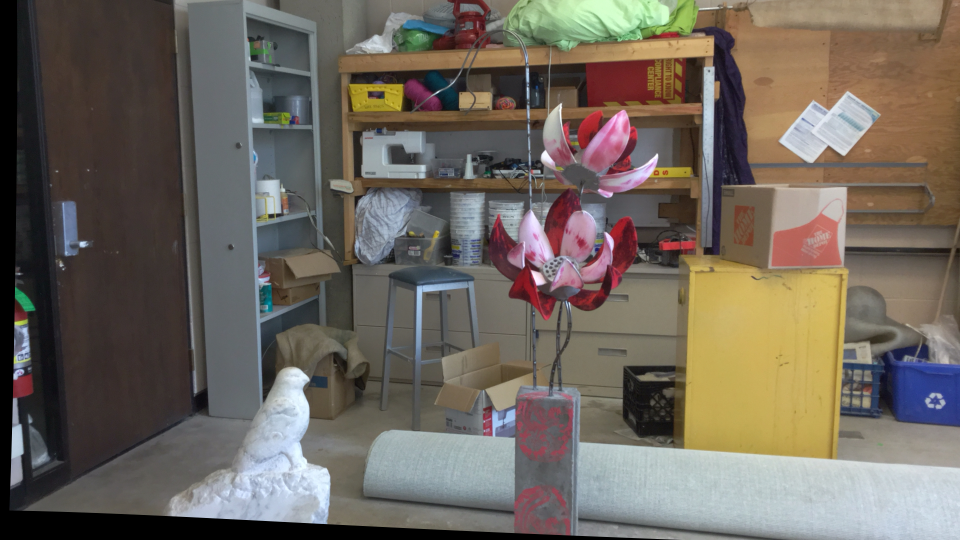
//> input picture images/im0.png, 1920 x 1080 px (shown at 1/2 size)
$ ./BM   (built with g++ and OpenCV 4)
//> lines starting //> are read from the running program, lines starting //| are printed output that depends on the picture
#include <iostream>
#include <algorithm>
// 核心库，包含一些cv常量
#include <opencv2/core.hpp>
// 标定重建工具箱
#include <opencv2/calib3d.hpp>
// 图像处理库
#include <opencv2/imgproc.hpp>
// 读写图片相关库
#include <opencv2/imgcodecs.hpp>
// 图像GUI
#include <opencv2/highgui.hpp>

int windowSize = 8;
int preFilterCap = 32;
// int blockSize = 2 * windowSize - 1;
int minDisparity = 0; // 最小视差，默认值为0
int numDisparities = 240; // 最大视差值与最小视差值之差，必须是16的整数倍
int textureThreshold = 1000; // 低纹理区域判断阈值，保证有足够的纹理以克服噪声
int uniquenessRatio = 1; // 视差唯一性百分比
int speckleWindowSize = 100; // 检查视差连通区域变化度的窗口大小, 值为0时取消 speckle 检查
int speckleRange = 32; // 视差变化阈值，当窗口内视差变化大于阈值时，该窗口内的视差清零
int disp12MaxDiff = 1;

void getDisparity(const cv::Mat& imageLeft, const cv::Mat& imageRight, cv::Mat& disparity, cv::Mat& colorMap) {
    cv::Ptr<cv::StereoBM> bm = cv::StereoBM::create();
    bm->setPreFilterCap(preFilterCap); // 预处理滤波器的判断阈值
    bm->setBlockSize(2 * windowSize - 1); // SAD窗口大小
    // bm->setROI1();
    bm->setMinDisparity(minDisparity); // 最小视差，默认值为0
    bm->setNumDisparities(numDisparities); // 最大视差值与最小视差值之差，必须是16的整数倍
    bm->setTextureThreshold(textureThreshold); // 低纹理区域判断阈值，保证有足够的纹理以克服噪声
    bm->setUniquenessRatio(uniquenessRatio); // 视差唯一性百分比
    bm->setSpeckleWindowSize(speckleWindowSize); // 检查视差连通区域变化度的窗口大小, 值为0时取消 speckle 检查
    bm->setSpeckleRange(speckleRange); // 视差变化阈值，当窗口内视差变化大于阈值时，该窗口内的视差清零
    bm->setDisp12MaxDiff(disp12MaxDiff); //左视差图（直接计算得出）和右视差图（通过cvValidateDisparity计算得出）,之间的最大容许差异，默认为-1

    bm->compute(imageLeft, imageRight, disparity);
    cv::Mat disparityGray, disparityRGB;
    // 转换图像的存储格式（深度） 除以16转化为真实视差
    disparity.convertTo(disparityGray, CV_32F, 1.0 / 16);
    // 转化为8U类型
    cv::Mat disp8U = cv::Mat(disparity.rows, disparity.cols, CV_8UC1);
    // 归一化
    cv::normalize(disparity, disp8U, 0, 255, cv::NORM_MINMAX, CV_8UC1);
    // 伪彩色图
    // cv::Mat colorMap;
    cv::applyColorMap(disp8U, colorMap, cv::COLORMAP_JET);
}

static void onChange(int pos, void* data) {
    std::vector<cv::Mat> images = *((std::vector<cv::Mat>*)data);
    cv::Mat disparity, colorMap;
    getDisparity(images[0], images[1], disparity, colorMap);
    cv::imshow("disparity", colorMap);
}

int main(int argc, char const *argv[])
{
    // 采用灰度图模式读取原始图
    int colorMode = cv::IMREAD_GRAYSCALE;
    cv::Mat imageLeft = cv::imread("../images/im0.png", colorMode);
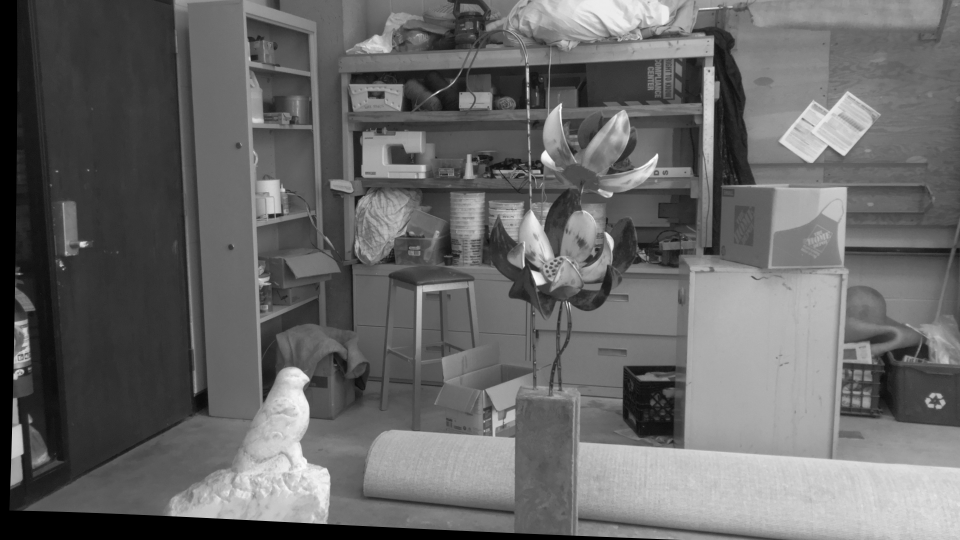
//> imageLeft: 1080 rows x 1920 cols, CV_8UC1 (shown at 1/2 size); min 0, max 255, mean 103.4
    cv::Mat imageRight = cv::imread("../images/im1.png", colorMode);
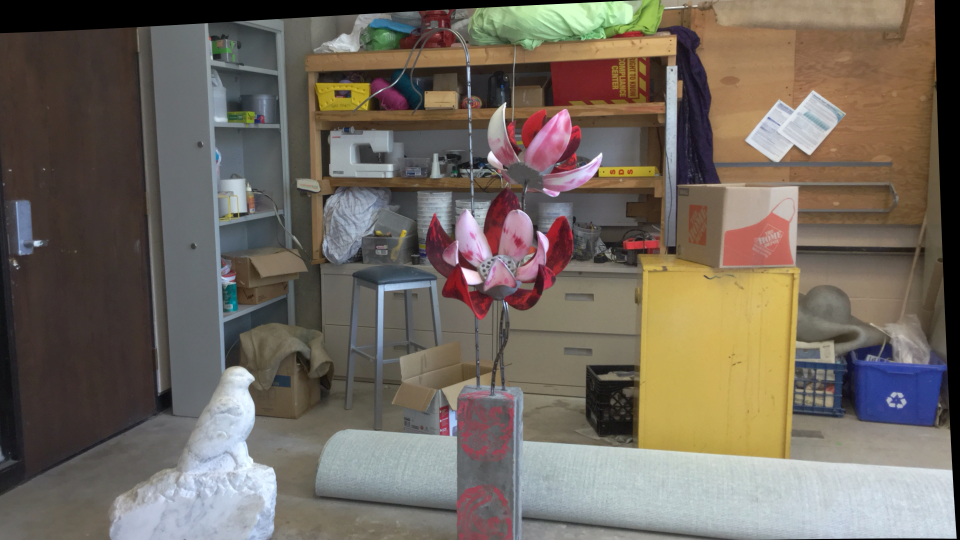
//> input picture images/im1.png, 1920 x 1080 px (shown at 1/2 size)
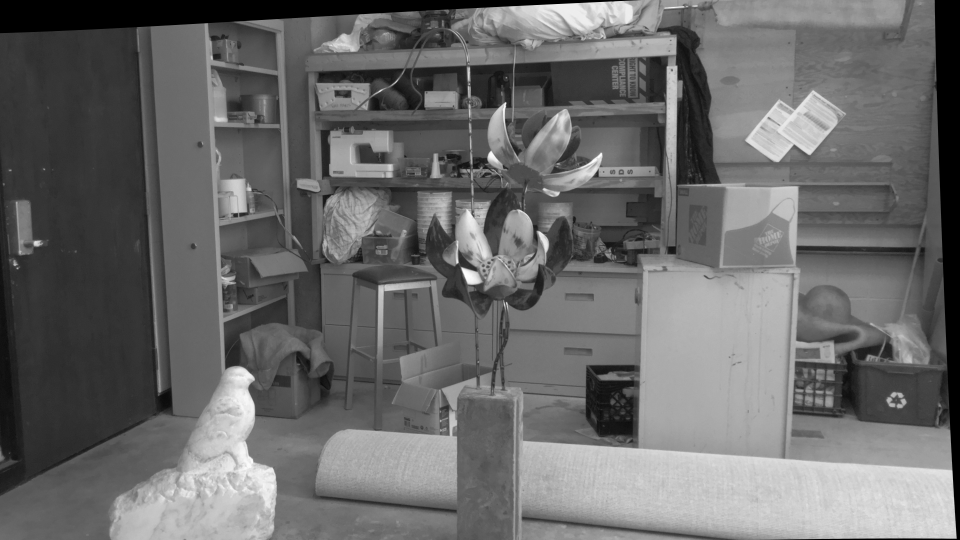
//> imageRight: 1080 rows x 1920 cols, CV_8UC1 (shown at 1/2 size); min 0, max 255, mean 105.7
    // std::cout << imageLeft.type() << std::endl;
    cv::Mat disparity, colorMap;

    // 根据初始参数获取视差图并保存
    getDisparity(imageLeft, imageRight, disparity, colorMap);
//> in getDisparity, `bm->compute(imageLeft, imageRight, disparity);`:
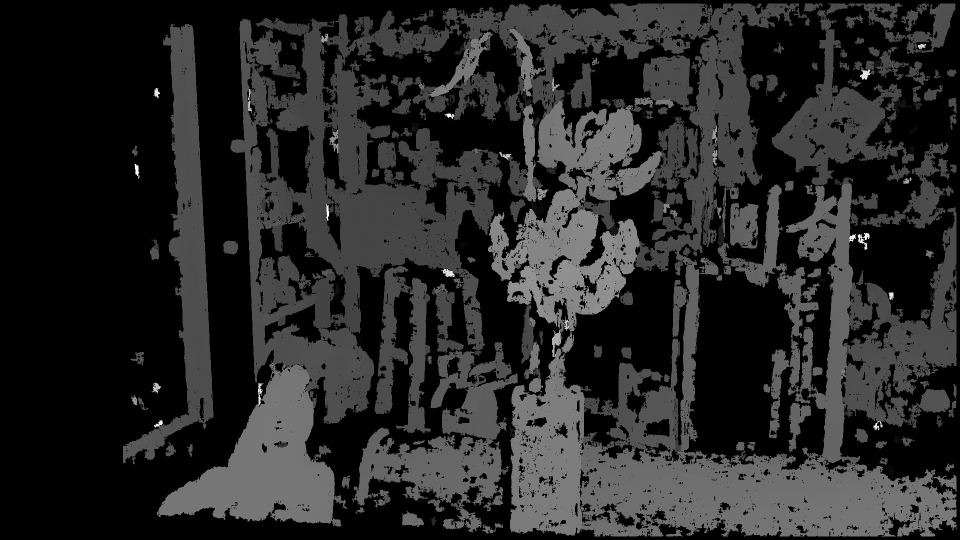
//> disparity: 1080 rows x 1920 cols, CV_16SC1 (shown at 1/2 size); min -16, max 3824, mean 588.1; drawn with min black and max white
//> in getDisparity, `cv::applyColorMap(disp8U, colorMap, cv::COLORMAP_JET);`:
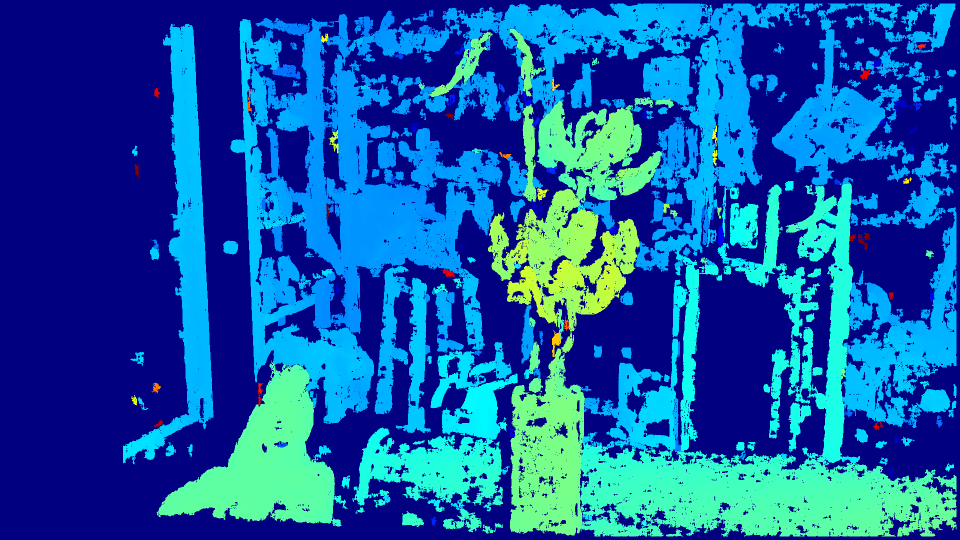
//> colorMap: 1080 rows x 1920 cols, CV_8UC3 (shown at 1/2 size); mean B, G, R 167.4, 89.5, 15.3
    // std::cout << disparity << std::endl;
    cv::imwrite("../images/output/BM.png", colorMap);
    cv::namedWindow("disparity", cv::WINDOW_NORMAL);
    cv::resizeWindow("disparity", 960, 540);
    cv::imshow("disparity", colorMap);

    // 利用滑动条修改参数
    std::vector<cv::Mat> images;
    images.push_back(imageLeft);
    images.push_back(imageRight);
    cv::namedWindow("Track Bar");
    cv::createTrackbar("preFilterCap", "Track Bar", &preFilterCap, 63, onChange, &images);
    cv::createTrackbar("blockSize", "Track Bar", &windowSize, 50, onChange, &images);
    // cv::createTrackbar("minDisparity", "Track Bar", &minDisparity, 100, onChange, &images);
    // cv::createTrackbar("numDisparities", "Track Bar", &numDisparities, 256, onChange, &images);
    cv::createTrackbar("textureThreshold", "Track Bar", &textureThreshold, 10000, onChange, &images);
    cv::createTrackbar("speckleWindowSize", "Track Bar", &speckleWindowSize, 200, onChange, &images);
    cv::createTrackbar("speckleRange", "Track Bar", &speckleRange, 100, onChange, &images);
    cv::createTrackbar("uniquenessRatio", "Track Bar", &uniquenessRatio, 100, onChange, &images);
    // cv::createTrackbar("disp12MaxDiff", "Track Bar", &disp12MaxDiff, 1000, onChange, &images);
    // setTrackBar(imageLeft, imageRight);
    cv::waitKey(0);
    cv::destroyAllWindows();
    return 0;
}
